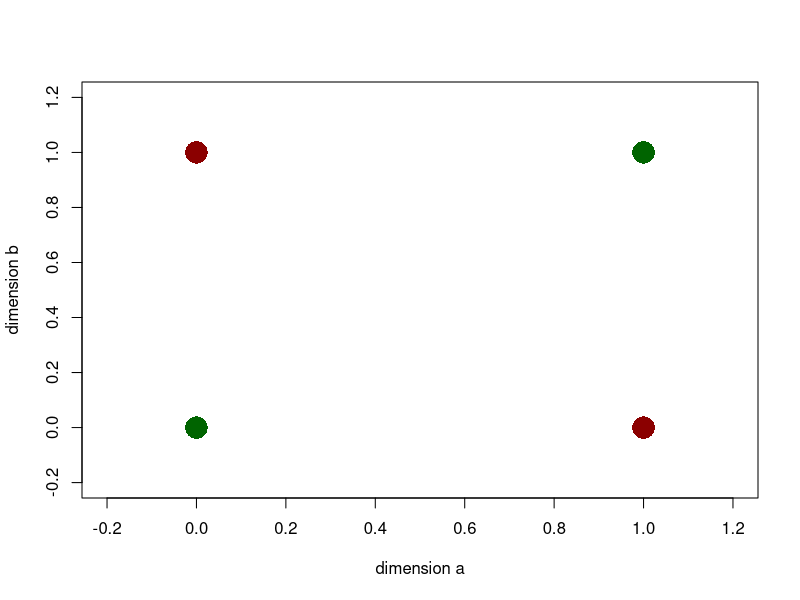
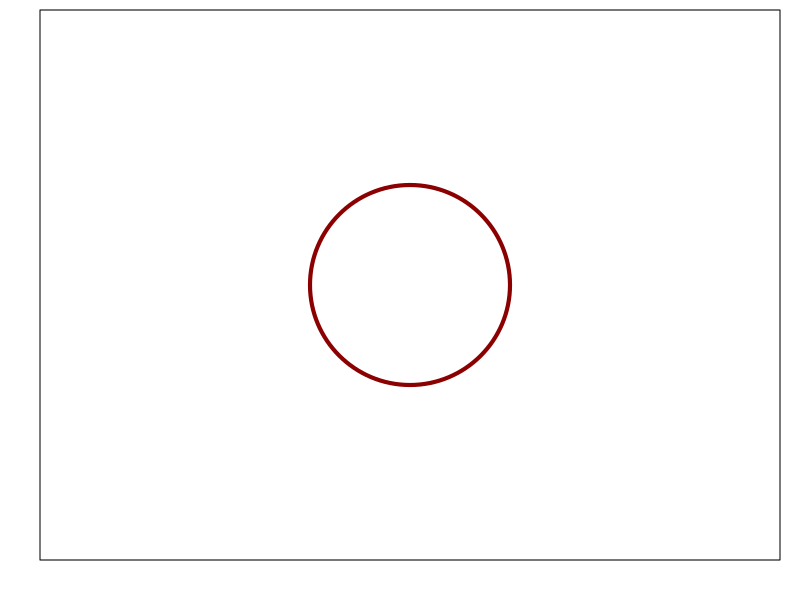
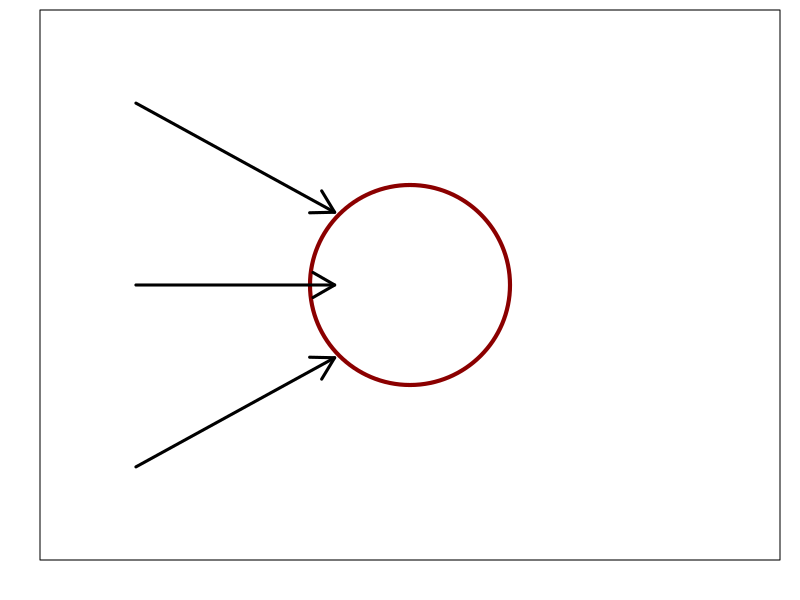
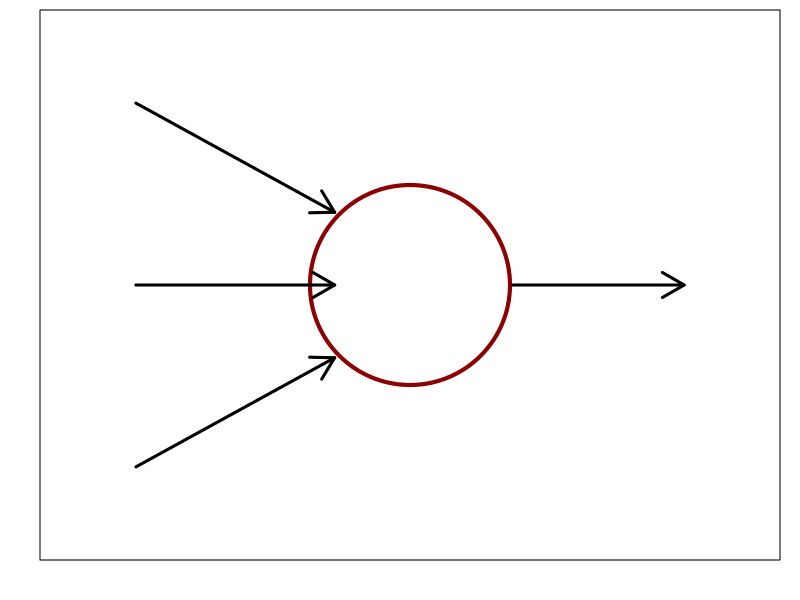

The R source for these figures, in order:
## ---- chunk 1
plot(range(-0.2, 1.2), range(-0.2, 1.2), type='n', xlab="dimension a", ylab="dimension b")
points(c(0,1), c(0,1), col='dark green', pch=16, cex=3)
points(c(1,0), c(0,1), col='dark red', pch=16, cex=3)
## ---- chunk 2
par(mar=c(2,2,0.5,1))
plot(range(0, 20), range(0, 14), type='n', axes=FALSE, frame.plot=TRUE, xlab='', ylab='')
symbols(10, 7, circles=3, bg="white", fg="dark red", add=TRUE, lwd=4)

## ---- chunk 3
par(mar=c(2,2,0.5,1))
plot(range(0, 20), range(0, 14), type='n', axes=FALSE, frame.plot=TRUE, xlab='', ylab='')
symbols(10, 7, circles=3, bg="white", fg="dark red", add=TRUE, lwd=4)
arrows(c(2,2,2), c(2,7,12), c(7.8, 7.8, 7.8), c(5.0, 7, 9.0), lwd=3)

## ---- chunk 4
par(mar=c(2,2,0.5,1))
plot(range(0, 20), range(0, 14), type='n', axes=FALSE, frame.plot=TRUE, xlab='', ylab='')
symbols(10, 7, circles=3, bg="white", fg="dark red", add=TRUE, lwd=4)
arrows(c(2,2,2,13), c(2,7,12,7), c(7.8, 7.8, 7.8, 18), c(5.0, 7, 9.0, 7), lwd=3)

